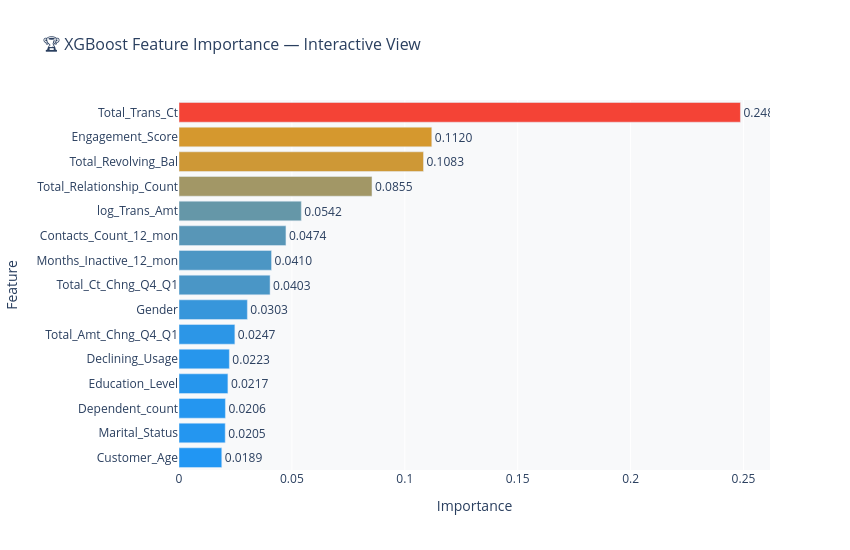

Notebook code cell kept with this figure:
### Markdown cell above
<a id='phase5'></a>

# Phase 5: Business Insights & Action Plan

### Code cell
feature_names = X_train.columns.tolist()
importances = xgb_model.feature_importances_

# Interactive Feature Importance 
fi_full = pd.DataFrame({'Feature': feature_names, 'Importance': importances})
fi_full = fi_full.sort_values('Importance', ascending=False).head(15)

fig = px.bar(
    fi_full,
    x='Importance', y='Feature',
    orientation='h',
    color='Importance',
    color_continuous_scale=['#2196F3', '#FF9800', '#F44336'],
    text='Importance',
    title='XGBoost Feature Importance'
)
fig.update_traces(texttemplate='%{text:.4f}', textposition='outside')
fig.update_layout(
    yaxis={'categoryorder': 'total ascending'},
    paper_bgcolor='white',
    plot_bgcolor='#f8f9fa',
    height=550, width=850,
    coloraxis_showscale=False,
    title_font_size=16
)
fig.show()

### Figure 1 — Plotly figure (JSON) as saved in the notebook; plotly's stock layout.template omitted (floating-point values rounded to 4 significant figures)
{"data": [{"hovertemplate": "Importance=%{marker.color}<br>Feature=%{y}<extra></extra>", "legendgroup": "", "marker": {"color": [0.2486, 0.112, 0.1083, 0.08547, 0.05417, 0.04736, 0.04098, 0.04033, 0.03028, 0.02474, 0.0223, 0.02166, 0.02056, 0.02047, 0.01894], "coloraxis": "coloraxis", "pattern": {"shape": ""}}, "name": "", "orientation": "h", "showlegend": false, "text": [0.2486, 0.112, 0.1083, 0.08547, 0.05417, 0.04736, 0.04098, 0.04033, 0.03028, 0.02474, 0.0223, 0.02166, 0.02056, 0.02047, 0.01894], "textposition": "outside", "texttemplate": "%{text:.4f}", "type": "bar", "x": [0.2486, 0.112, 0.1083, 0.08547, 0.05417, 0.04736, 0.04098, 0.04033, 0.03028, 0.02474, 0.0223, 0.02166, 0.02056, 0.02047, 0.01894], "xaxis": "x", "y": ["Total_Trans_Ct", "Engagement_Score", "Total_Revolving_Bal", "Total_Relationship_Count", "log_Trans_Amt", "Contacts_Count_12_mon", "Months_Inactive_12_mon", "Total_Ct_Chng_Q4_Q1", "Gender", "Total_Amt_Chng_Q4_Q1", "Declining_Usage", "Education_Level", "Dependent_count", "Marital_Status", "Customer_Age"], "yaxis": "y"}], "layout": {"barmode": "relative", "coloraxis": {"colorbar": {"title": {"text": "Importance"}}, "colorscale": [[0, "#2196F3"], [0.5, "#FF9800"], [1, "#F44336"]], "showscale": false}, "height": 550, "legend": {"tracegroupgap": 0}, "paper_bgcolor": "white", "plot_bgcolor": "#f8f9fa", "title": {"font": {"size": 16}, "text": "🏆 XGBoost Feature Importance — Interactive View"}, "width": 850, "xaxis": {"anchor": "y", "domain": [0, 1], "title": {"text": "Importance"}}, "yaxis": {"anchor": "x", "categoryorder": "total ascending", "domain": [0, 1], "title": {"text": "Feature"}}}}
